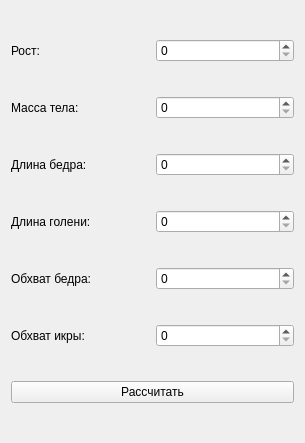
<?xml version="1.0" encoding="UTF-8"?>
<ui version="4.0">
 <class>ParamsUi</class>
 <widget class="QWidget" name="ParamsUi">
  <property name="geometry">
   <rect>
    <x>0</x>
    <y>0</y>
    <width>305</width>
    <height>443</height>
   </rect>
  </property>
  <property name="windowTitle">
   <string>Form</string>
  </property>
  <layout class="QGridLayout" name="gridLayout">
   <item row="4" column="1">
    <widget class="QSpinBox" name="spinBox_5"/>
   </item>
   <item row="2" column="1">
    <widget class="QSpinBox" name="spinBox_3"/>
   </item>
   <item row="3" column="0">
    <widget class="QLabel" name="label_4">
     <property name="text">
      <string>Длина голени:</string>
     </property>
    </widget>
   </item>
   <item row="5" column="0">
    <widget class="QLabel" name="label_6">
     <property name="text">
      <string>Обхват икры: </string>
     </property>
    </widget>
   </item>
   <item row="0" column="0">
    <widget class="QLabel" name="label">
     <property name="text">
      <string>Рост:</string>
     </property>
    </widget>
   </item>
   <item row="2" column="0">
    <widget class="QLabel" name="label_3">
     <property name="text">
      <string>Длина бедра:</string>
     </property>
    </widget>
   </item>
   <item row="0" column="1">
    <widget class="QSpinBox" name="height_input"/>
   </item>
   <item row="5" column="1">
    <widget class="QSpinBox" name="spinBox_6"/>
   </item>
   <item row="1" column="1">
    <widget class="QSpinBox" name="mass_input"/>
   </item>
   <item row="4" column="0">
    <widget class="QLabel" name="label_5">
     <property name="text">
      <string>Обхват бедра: </string>
     </property>
    </widget>
   </item>
   <item row="1" column="0">
    <widget class="QLabel" name="label_2">
     <property name="text">
      <string>Масса тела:</string>
     </property>
    </widget>
   </item>
   <item row="3" column="1">
    <widget class="QSpinBox" name="spinBox_4"/>
   </item>
   <item row="6" column="0" colspan="2">
    <widget class="QPushButton" name="calc_button">
     <property name="text">
      <string>Рассчитать</string>
     </property>
    </widget>
   </item>
  </layout>
 </widget>
 <resources/>
 <connections/>
</ui>
